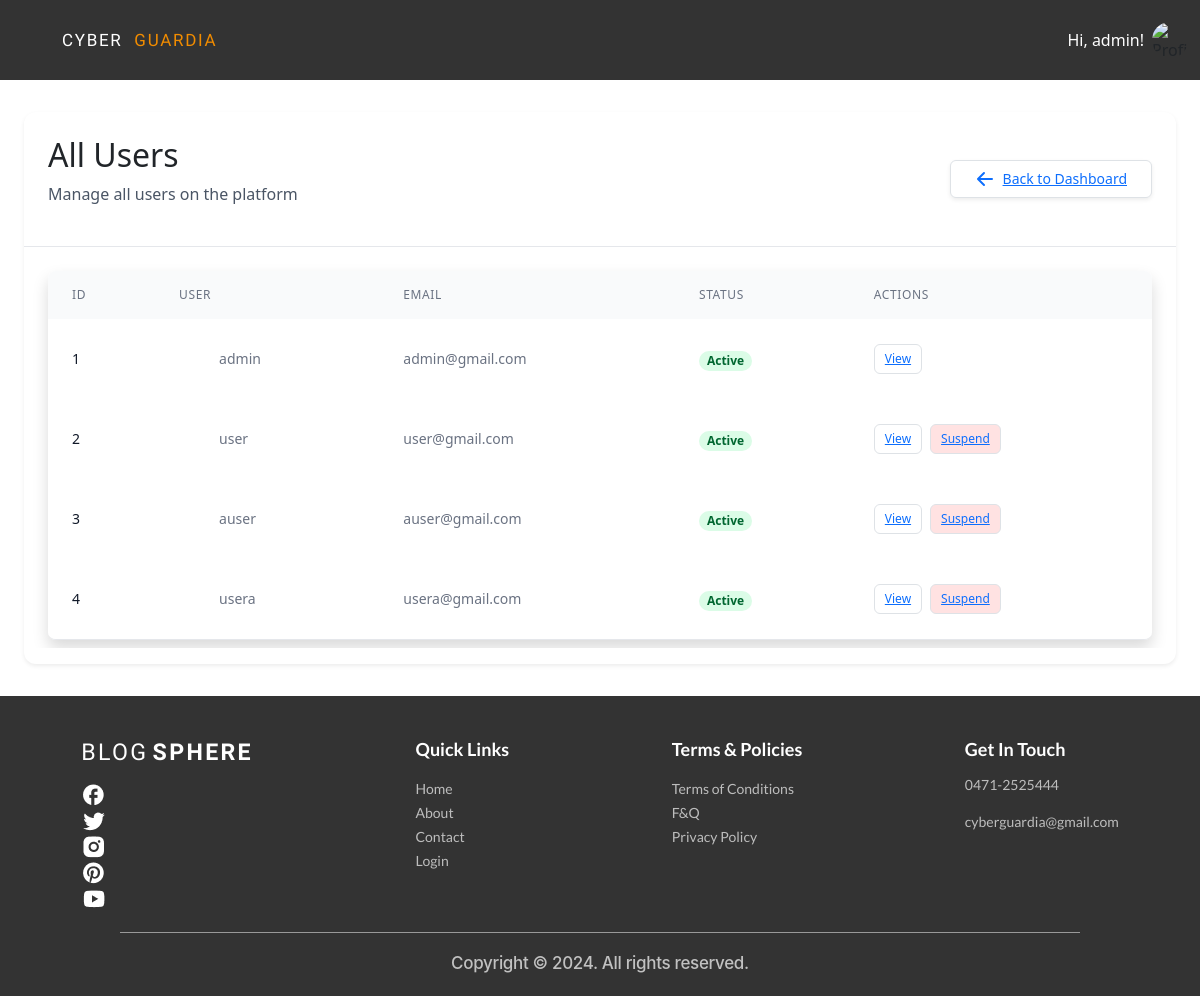
Page /admin_panel/users/ (signed in) on the earlier database version.
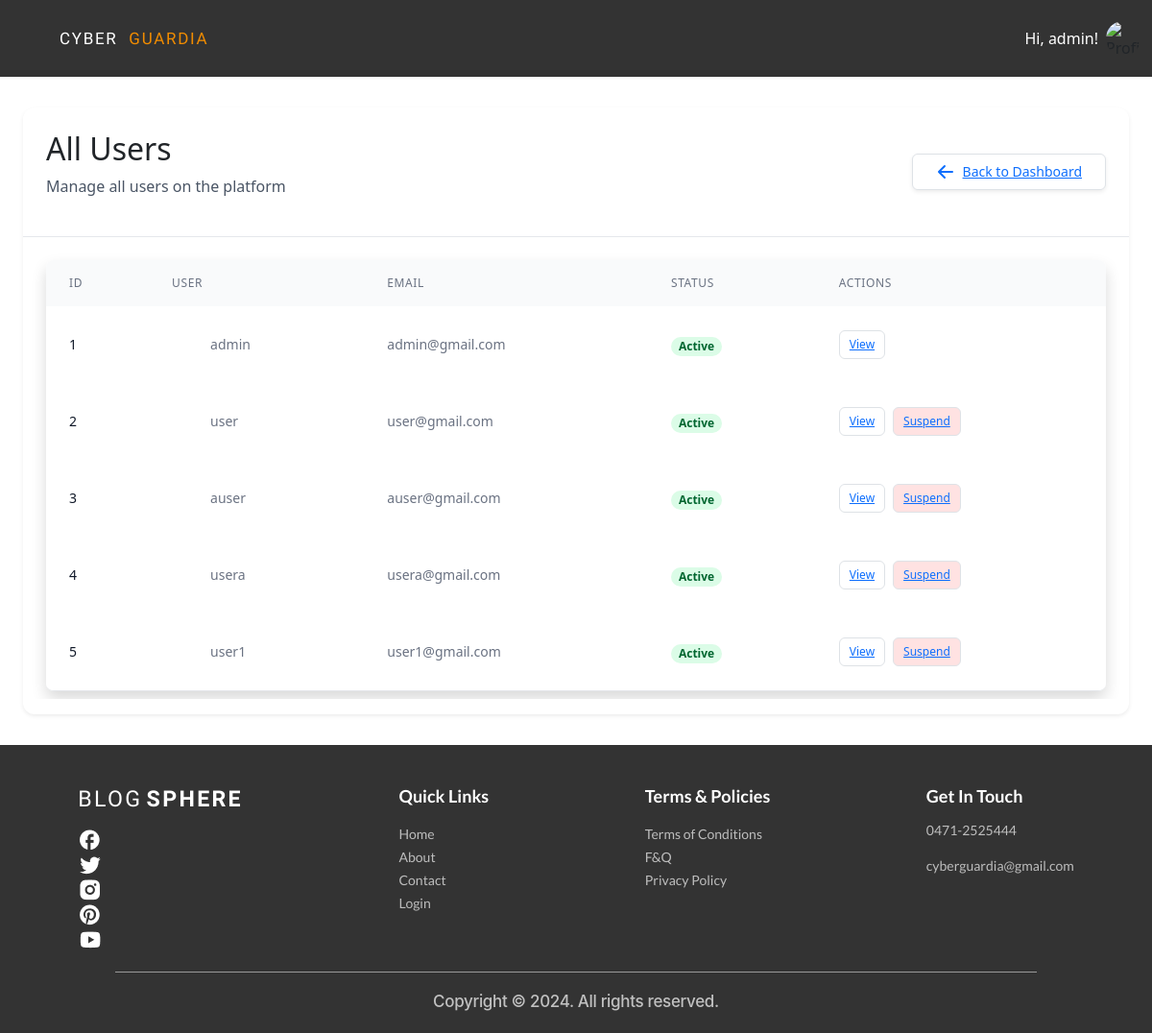
Same page on the later database version.
### account/models.py (models this page shows)
class User(AbstractUser):
    USER_TYPE_CHOICES = (
        ('normal', 'Normal User'),
        ('advertiser', 'Advertiser'),
    )
    user_type = models.CharField(max_length=20, choices=USER_TYPE_CHOICES, default='normal')

### admin_panel/views.py (the view)
# urls.py: path('users/', views.all_users, name='all_users'),
@never_cache
@login_required
@user_passes_test(is_admin)
def all_users(request):
    users = User.objects.all()
    return render(request, 'admin_panel/all_users.html', {'users':users})

### admin_panel/views.py (called while the page is built)
def is_admin(user):
    return user.is_superuser

### admin_panel/templates/admin_panel/all_users.html (shortened to what the changed rows need)
{% extends "base.html" %}
{% block content %}
<div class="max-w-7xl mx-auto px-4 sm:px-6 lg:px-8 py-8">
    <div class="bg-white dark:bg-gray-800 rounded-xl shadow-sm overflow-hidden">
        <div class="p-6 border-b border-gray-200 dark:border-gray-700 flex justify-between items-center">
            <div>
                <h2 class="text-2xl font-bold text-gray-900 dark:text-white">All Users</h2>
            </div>
        </div>
        <div class="p-6">
            <div class="flex flex-col">
                <div class="-my-2 overflow-x-auto sm:-mx-6 lg:-mx-8">
                    <div class="py-2 align-middle inline-block min-w-full sm:px-6 lg:px-8">
                        <div class="shadow overflow-hidden border-b border-gray-200 dark:border-gray-700 sm:rounded-lg">
                            <table class="min-w-full divide-y divide-gray-200 dark:divide-gray-700">
                                <thead class="bg-gray-50 dark:bg-gray-900">
                                    <tr>
                                        <th scope="col" class="px-6 py-3 text-left text-xs font-medium text-gray-500 dark:text-gray-400 uppercase tracking-wider">ID</th>
                                        <th scope="col" class="px-6 py-3 text-left text-xs font-medium text-gray-500 dark:text-gray-400 uppercase tracking-wider">User</th>
                                        <th scope="col" class="px-6 py-3 text-left text-xs font-medium text-gray-500 dark:text-gray-400 uppercase tracking-wider">Email</th>
                                        <th scope="col" class="px-6 py-3 text-left text-xs font-medium text-gray-500 dark:text-gray-400 uppercase tracking-wider">Status</th>
                                        <th scope="col" class="px-6 py-3 text-left text-xs font-medium text-gray-500 dark:text-gray-400 uppercase tracking-wider">Actions</th>
                                    </tr>
                                </thead>
                                <tbody class="bg-white dark:bg-gray-800 divide-y divide-gray-200 dark:divide-gray-700">
                                    {% for user in users %}
                                    <tr class="hover:bg-gray-50 dark:hover:bg-gray-700 transition-colors duration-150">
                                        <td class="px-6 py-4 whitespace-nowrap text-sm font-medium text-gray-900 dark:text-white">{{ user.id }}</td>
                                        <td class="px-6 py-4 whitespace-nowrap text-sm text-gray-500 dark:text-gray-400">
                                            <div class="flex items-center">
                                                <div class="h-8 w-8 rounded-full bg-primary-500 flex items-center justify-center text-white font-semibold mr-2">
                                                </div>
                                                <span>{{ user.username }}</span>
                                            </div>
                                        </td>
                                        <td class="px-6 py-4 whitespace-nowrap text-sm text-gray-500 dark:text-gray-400">{{ user.email }}</td>
                                        <td class="px-6 py-4 whitespace-nowrap">
                                            {% if user.is_active %}
                                            <span class="px-2 inline-flex text-xs leading-5 font-semibold rounded-full bg-green-100 text-green-800 dark:bg-green-900 dark:text-green-200">
                                                Active
                                            </span>
                                            {% else %}
                                            <span class="px-2 inline-flex text-xs leading-5 font-semibold rounded-full bg-red-100 text-red-800 dark:bg-red-900 dark:text-red-200">
                                                Inactive
                                            </span>
                                            {% endif %}
                                        </td>
                                        <td class="px-6 py-4 whitespace-nowrap text-sm font-medium">
                                            <div class="flex space-x-2">
                                                <a href="{% url 'user_profile_admin' user.username %}" class="inline-flex items-center px-2.5 py-1.5 border border-transparent text-xs font-medium rounded text-primary-700 bg-primary-100 hover:bg-primary-200 dark:bg-primary-900 dark:text-primary-300 dark:hover:bg-primary-800 focus:outline-none focus:ring-2 focus:ring-offset-2 focus:ring-primary-500">
                                                    View
                                                </a>
                                                {% if not user.is_superuser %}
                                                <a href="{% url 'suspend_user' user.id %}" class="inline-flex items-center px-2.5 py-1.5 border border-transparent text-xs font-medium rounded text-red-700 bg-red-100 hover:bg-red-200 dark:bg-red-900 dark:text-red-300 dark:hover:bg-red-800 focus:outline-none focus:ring-2 focus:ring-offset-2 focus:ring-red-500">
                                                    Suspend
                                                </a>
                                                {% endif %}
                                            </div>
                                        </td>
                                    </tr>
                                    {% empty %}
                                    <tr>
                                        <td colspan="5" class="px-6 py-4 text-center text-sm text-gray-500 dark:text-gray-400">No users found</td>
                                    </tr>
                                    {% endfor %}
                                </tbody>
                            </table>
                        </div>
                    </div>
                </div>
            </div>
        </div>
    </div>
</div>
{% endblock %}

### templates/base.html (shortened to what the changed rows need)
{% load static %}
<!doctype html>
<html>
    <head>
        <script src="https://cdn.jsdelivr.net/npm/@tailwindcss/browser@4"></script>
        <link
            rel="stylesheet"
            href="https://cdnjs.cloudflare.com/ajax/libs/font-awesome/6.0.0/css/all.min.css"
        />
        <link
            href="https://cdn.jsdelivr.net/npm/bootstrap@5.3.3/dist/css/bootstrap.min.css"
            rel="stylesheet"
        />
        <link
            rel="stylesheet"
            href="https://cdnjs.cloudflare.com/ajax/libs/font-awesome/6.7.2/css/fontawesome.min.css"
        />
        <link
            href="https://cdn.jsdelivr.net/npm/bootstrap-icons/font/bootstrap-icons.css"
            rel="stylesheet"
        />
        <link rel="stylesheet" href="{% static 'css/index.css' %}" />
        <link rel="stylesheet" href="font.css" />
    </head>
    <body>
        <nav class="navbar navbar-expand-sm">
            <div class="container-fluid">
                    <div class="d-flex ms-auto">
                        {% if request.user.is_authenticated %}
                        <div class="relative" id="profile-dropdown">
                            <button
                                onclick="toggleProfileMenu()"
                                class="flex items-center gap-2 hover:text-orange-500 transition-colors cursor-pointer"
                            >
                                <div class="flex items-center gap-2">
                                    <span class="nav-link navbar_links"
                                        >Hi, {{user.username}}!</span
                                    >
                                    <img
                                        src="{{ user.profile.profile_image.url }}"
                                        alt="Profile"
                                        class="w-9 h-9 rounded-full"
                                    />
                                </div>
                            </button>
                        </div>
                    </div>
                        {% endif %}
                    </div>
        </nav>
        {% block content %}
        {% endblock content %}
</body>
</html>

Differences in the rows shown:
added User: id "5", username "user1", email "user1@gmail.com", is_active "Active", is_superuser "Suspend"
